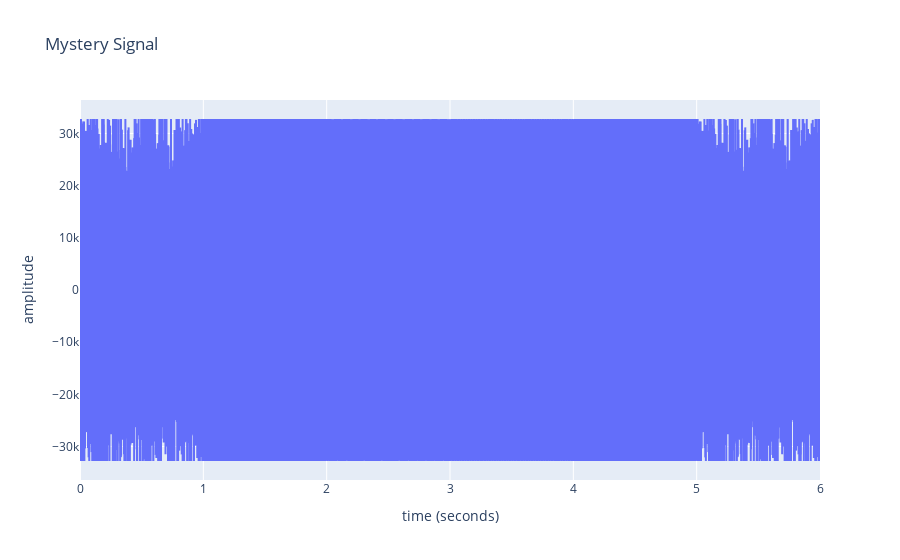

The notebook cell this image was saved under:
### Code cell
# Plot .wav file
import plotly.express as px
import plotly.io as pio
pio.renderers.default = 'jupyterlab'

fig = px.line(data_frame=signal_df, x="time (seconds)", y="amplitude",
              title="Mystery Signal")
fig.show()

### Figure 1 — Plotly figure (JSON) as saved in the notebook; plotly's stock layout.template omitted (floating-point values rounded to 4 significant figures; data arrays with more than 128 entries replaced by an {"elided": "..."} marker saying what was removed)
{"data": [{"hovertemplate": "time (seconds)=%{x}<br>amplitude=%{y}<extra></extra>", "legendgroup": "", "line": {"color": "#636efa", "dash": "solid"}, "marker": {"symbol": "circle"}, "mode": "lines", "name": "", "showlegend": false, "type": "scattergl", "x": {"elided": "60000 float values"}, "xaxis": "x", "y": {"elided": "60000 int values"}, "yaxis": "y"}], "layout": {"autosize": true, "legend": {"tracegroupgap": 0}, "title": {"text": "Mystery Signal"}, "xaxis": {"anchor": "y", "autorange": true, "domain": [0, 1], "range": [0, 6.0], "title": {"text": "time (seconds)"}, "type": "linear"}, "yaxis": {"anchor": "x", "autorange": true, "domain": [0, 1], "range": [-36410.0, 36410.0], "title": {"text": "amplitude"}, "type": "linear"}}}
